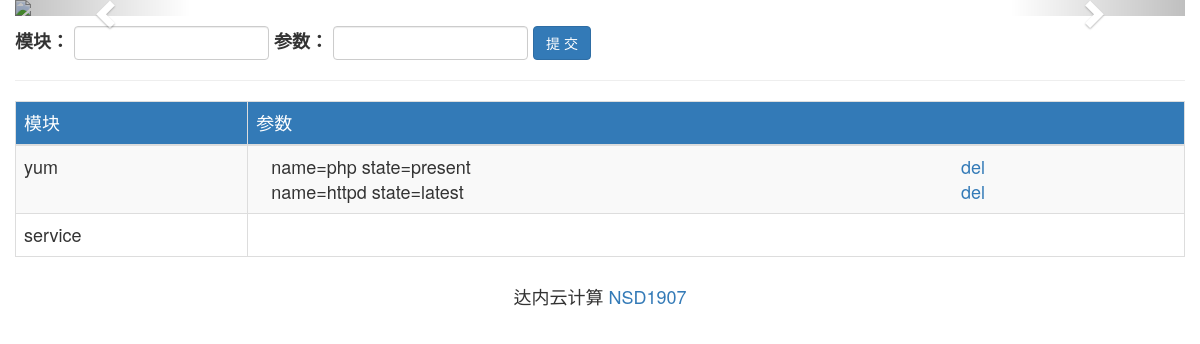
Page /webadmin/addmodules/ on the earlier database version.
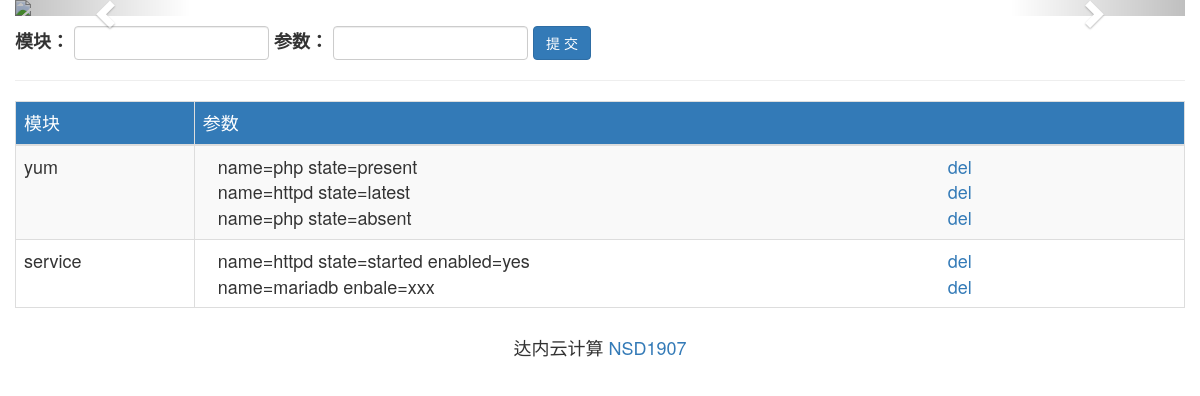
Same page on the later database version.
### webadmin/models.py (models this page shows, shortened)
class Module(models.Model):
    modulename = models.CharField(max_length=50, unique=True)

class Argument(models.Model):
    arg_text = models.CharField(max_length=200)
    module = models.ForeignKey(Module)

### webadmin/views.py (the view, shortened to what this page needs)
def add_modules(request):
    modules = Module.objects.all()
    return render(request, 'add_modules.html', {'modules': modules})

### templates/add_modules.html (shortened to what this page needs)
{% extends 'base.html' %}
{% load static %}
{% block content %}
    <form action="" class="form-inline" method="post">
        <div class="form-group">
            <label>模块：</label>
            <input class="form-control" type="text" name="module">
        </div>
        <div class="form-group">
            <label>参数：</label>
            <input class="form-control" type="text" name="param">
        </div>
        <div class="form-group">
            <input class="btn btn-primary" type="submit" value="提 交">
        </div>
    </form>
    <hr>
    <table class="table table-striped table-hover table-bordered">
        <thead class="bg-primary">
        <tr>
            <td>模块</td>
            <td>参数</td>
        </tr>
        </thead>
        {% for module in modules %}
            <tr>
                <td>{{ module.modulename }}</td>
                <td>
                    <ul class="list-unstyled">
                        {% for args in module.argument_set.all %}
                            <li>
                                <div class="col-sm-9">
                                    {{ args.arg_text }}
                                </div>
                                <div class="col-sm-3">
                                    <a href="{% url 'del_arg' args.id %}">
                                        del
                                    </a>
                                </div>
                            </li>
                        {% endfor %}
                    </ul>
                </td>
            </tr>
        {% endfor %}
    </table>
{% endblock %}

Differences in the rows shown:
added Argument: arg_text "name=php state=absent", shown under Module "yum"
added Argument: arg_text "name=httpd state=started enabled=yes", shown under Module "service"
added Argument: arg_text "name=mariadb enbale=xxx", shown under Module "service"
